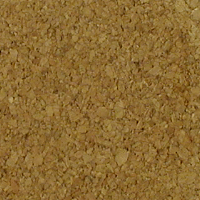
#> input picture datasets/kth/cork_all/16a-scale_10_im_12_col.png, 200 x 200 px; its folder holds only this picture in this run
$ jupyter execute --allow-errors kth_dataset_example.ipynb
#> lines starting #> are read from the running program, lines starting #| are printed output that depends on the picture
### cupagp/classifier.py
import copy
import random
import time
from typing import List

import numpy as np

from .program import Program
from .eval_cpu import CPUEvaluator


class BinaryClassifier:
    def __init__(self, train_set: np.ndarray, train_label: np.ndarray, valid_set=None, valid_label=None,
                 test_set=None, test_label=None, population_size=500, init_method='ramped_half_and_half',
                 init_depth=(3, 6), max_program_depth=8, generations=50, elist_size=5, tournament_size=7,
                 crossover_prob=0.8, mutation_prob=0.19, device='py_cuda', cu_arch=None, cu_code=None,
                 eval_batch=10, thread_per_block=128):
        """
        Args:
            train_set        : dataset for training
            train_label      : label set for training
            valid_set        : dataset for validation
            valid_label      : label set for validation
            test_set         : dataset for testing
            test_label       : label set for testing
            population_size  : population size
            init_method      : 'full', 'grow', of 'ramped_half_and_half'
            init_depth       : the initial depth of the program
            max_program_depth: max program depth in the population, perform hoist mutation if program exceeds this
            generations      : evolution times
            elist_size       : the first 'elist_size' good individuals go directly to the next generation
            tournament_size  : tournament size while performing tournament selection
            crossover_prob   : crossover probability
            mutation_prob    : mutation probability
            device           : the cuda_device on which executes fitness evaluation
            cu_arch          : [effective if using py_cuda] cuda arch used in: nvcc -o -arch=compute_75
            cu_code          : [effective if using py_cuda] cuda code used in: nvcc -o -code=sm_75
            eval_batch       : the number of program to evaluate simultaneously, valid when eval_method='population'
            thread_per_block : blockDim.x
        """
        if len(train_set) != len(train_label):
            raise RuntimeError('The length of train set is not equal to the length of the train label set.')

        if valid_set is not None and valid_label is not None and len(valid_set) != len(valid_label):
            raise RuntimeError('The length of validation set is not equal to the length of the validation label set.')

        if test_set is not None and test_label is not None and len(test_set) != len(test_label):
            raise RuntimeError('The length of test set is not equal to the length of the test label set.')

        if init_method not in ['full', 'grow', 'ramped_half_and_half']:
            raise RuntimeError('Argument "init_method" must be "full" or "grow" or "ramped_half_and_half".')

        if device not in ['py_cuda', 'numba_cuda', 'cupy', 'cpu']:
            raise RuntimeError('Argument "device" must be "py_cuda" or "numba_cuda" or "cupy" or "cpu".')

        self.train_set = train_set
        self.train_label = train_label
        self.valid_set = valid_set
        self.valid_label = valid_label
        self.test_set = test_set
        self.test_label = test_label
        self.data_size = len(train_set)
        self.img_h = len(train_set[0])
        self.img_w = len(train_set[0][0])
        self.population_size = population_size
        self.init_method = init_method
        self.init_depth = init_depth
        self.max_program_depth = max_program_depth
        self.generations = generations
        self.elist_size = elist_size
        self.tournament_size = tournament_size
        self.crossover_prob = crossover_prob
        self.mutation_prob = mutation_prob
        self.device = device
        self.cu_arch = cu_arch
        self.cu_code = cu_code
        self.eval_batch = eval_batch
        self.thread_per_block = thread_per_block
        self.cuda_kernel_time = 0

        # program evaluator
        self.evaluator = self._get_evaluator(self.train_set, self.train_label, is_for_train=True)

        if self.valid_set is not None:
            self.valid_evaluator = self._get_evaluator(self.valid_set, self.valid_label, is_for_train=False)

        if self.test_set is not None:
            self.test_evaluator = self._get_evaluator(self.test_set, self.test_label, is_for_train=False)

        # population properties
        self.population: List[Program] = []
        self.best_program: Program = ...  # the best program in current generation
        self.best_program_in_each_gen: List[Program] = []
        self.best_fitness: float = ...
        self.best_test_program: Program = ...

        # performance
        self.fitness_evaluation_time = 0
        self.training_time = 0

    # [151 lines left out: functions _get_evaluator, _shuffle_dataset_and_label, population_init, tournament_selection, mutation, _update_generation_properties and 3 more, not called in this run]

### example/kth_dataset_example.ipynb
[cell 1]
from PIL import Image
import os

import sys

sys.path.append('../')
from cupagp.classifier import BinaryClassifier
import numpy as np

Load dataset and label set from file.

[cell 2]
IH = 128
IW = 128

data = np.array([])
label = np.array([])

# load 'cork' as label '1'
for root, ds, fs in os.walk('../datasets/kth/cork_all/'):
    for f in fs:
        # read image and convert it to ndarray type
        image = Image.open('../datasets/kth/cork_all/' + f).convert('L')
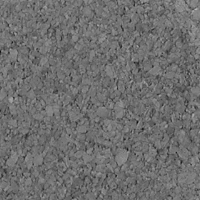
#> image: PIL image 200x200 L; min 14, max 186, mean 110.4
        image = image.resize((IH, IW))
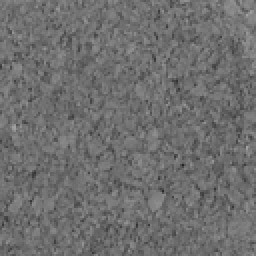
#> image: PIL image 128x128 L (shown 2 times larger); min 35, max 163, mean 110.4
        image_arr = np.array(image).astype(float)
        # add to data and label
        data = np.append(data, image_arr)
#> data = 16384 values, max 163 at index 8071, min 35 at index 10587, mean 110.4
        label = np.append(label, [1])

# load 'brown bread' as label '0'
for root, ds, fs in os.walk('../datasets/kth/brown_bread_all/'):
    for f in fs:
        # read image and convert it to ndarray type
        image = Image.open('../datasets/kth/brown_bread_all/' + f).convert('L')
        image = image.resize((IH, IW))
        image_arr = np.array(image).astype(float)
        # add to data and label
        data = np.append(data, image_arr)
        label = np.append(label, [0])

data = data.reshape(-1, IH, IW)
print(f'data shape: {data.shape}; label shape: {label.shape}')
#| data shape: (1, 128, 128); label shape: (1,)

Shuffle dataset and label.

[cell 3]
# shuffle
data_label = list(zip(data, label))
#> data_label = 1 item
np.random.shuffle(data_label)
data, label = zip(*data_label)
#> label = (1,)
data, label = np.array(data), np.array(label)
#> label = [1]

# show 8 figures
from matplotlib import pyplot as plt

#> (the rest of this cell did not finish here and is left out)

Split train set and test set.

[cell 4]
size = len(data)
#> size = 1
train_size = size // 4 * 3
#> train_size = 0
train_data, train_label, test_data, test_label = data[:train_size], label[:train_size], \
                                                 data[train_size:], label[train_size:]
#> train_data = empty array; train_label = empty array; test_label = [1]

size = len(test_data) // 2
#> size = 0
valid_data, valid_label = test_data[:size], test_label[:size]
#> valid_data = empty array; valid_label = empty array
test_data, test_label = test_data[size:], test_label[size:]
print(f'train data shape: {train_data.shape}; valid data shape: {valid_data.shape}; test data shape: {test_data.shape}')
#| train data shape: (0, 128, 128); valid data shape: (0, 128, 128); test data shape: (1, 128, 128)

Create a binary classifier and send train_data, train_label, test_data, test_label to it.
This cell uses 'py_cuda' as cuda backend.
The arg 'eval_batch' is set to 20 to avoid memory allocate failed on the GPU.

[cell 5]
device = 'py_cuda'
eval_batch = 20

# if the two following args are set to None, the nvcc will automatically select one for compiling
# this might have mistakes, so you can specify these two args
# such as: cuda_arch = 'compute_75'; cuda_code = 'sm_75'
cuda_arch = None
cuda_code = None


#> (the rest of this cell did not finish here and is left out)

#> in __init__, `self.test_label = test_label`: self.test_label = [1]
#> in __init__, `self.data_size = len(train_set)`: self.data_size = 0

$ run again, on datasets/kth/cork_all/16a-scale_2_im_6_col.png
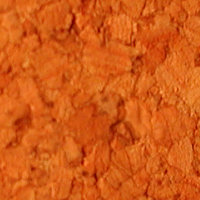
#> input picture datasets/kth/cork_all/16a-scale_2_im_6_col.png, 200 x 200 px
#> `image = Image.open('../datasets/kth/cork_all/' + f).convert('L')`:
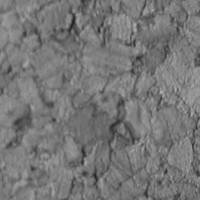
#> image: PIL image 200x200 L; min 32, max 181, mean 118.9
#> data = 16384 values, max 173 at index 7527, min 39 at index 1966, mean 118.9
#| data shape: (1, 128, 128); label shape: (1,)
#> data_label = 1 item
#> `data, label = zip(*data_label)`: label = (1,)
#> `data, label = np.array(data), np.array(label)`: label = [1]
#> `size = len(data)`: size = 1
#> train_size = 0
#> train_data = empty array; test_label = [1]
#> `size = len(test_data) // 2`: size = 0
#> valid_data = empty array
#| train data shape: (0, 128, 128); valid data shape: (0, 128, 128); test data shape: (1, 128, 128)
#> self.test_label = [1]
#> self.data_size = 0

$ run again, on datasets/kth/cork_all/16a-scale_2_im_8_col.png
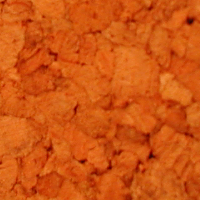
#> input picture datasets/kth/cork_all/16a-scale_2_im_8_col.png, 200 x 200 px
#> `image = Image.open('../datasets/kth/cork_all/' + f).convert('L')`:
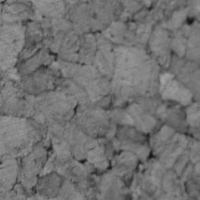
#> image: PIL image 200x200 L; min 17, max 165, mean 114.3
#> data = 16384 values, max 162 at index 6632, min 22 at index 1786, mean 114.3
#| data shape: (1, 128, 128); label shape: (1,)
#> data_label = 1 item
#> `data, label = zip(*data_label)`: label = (1,)
#> `data, label = np.array(data), np.array(label)`: label = [1]
#> `size = len(data)`: size = 1
#> train_size = 0
#> train_data = empty array; test_label = [1]
#> `size = len(test_data) // 2`: size = 0
#> valid_data = empty array
#| train data shape: (0, 128, 128); valid data shape: (0, 128, 128); test data shape: (1, 128, 128)
#> self.test_label = [1]
#> self.data_size = 0

$ run again, on datasets/kth/cork_all/16a-scale_3_im_11_col.png
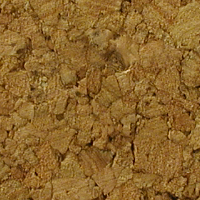
#> input picture datasets/kth/cork_all/16a-scale_3_im_11_col.png, 200 x 200 px
#> `image = Image.open('../datasets/kth/cork_all/' + f).convert('L')`:
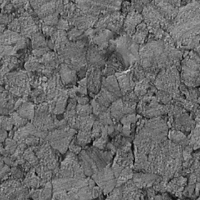
#> image: PIL image 200x200 L; min 7, max 215, mean 107.1
#> `image = image.resize((IH, IW))`:
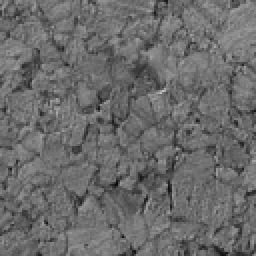
#> image: PIL image 128x128 L (shown 2 times larger); min 10, max 193, mean 107.1
#> data = 16384 values, max 193 at index 5841, min 10 at index 11706, mean 107.1
#| data shape: (1, 128, 128); label shape: (1,)
#> data_label = 1 item
#> `data, label = zip(*data_label)`: label = (1,)
#> `data, label = np.array(data), np.array(label)`: label = [1]
#> `size = len(data)`: size = 1
#> train_size = 0
#> train_data = empty array; test_label = [1]
#> `size = len(test_data) // 2`: size = 0
#> valid_data = empty array
#| train data shape: (0, 128, 128); valid data shape: (0, 128, 128); test data shape: (1, 128, 128)
#> self.test_label = [1]
#> self.data_size = 0

$ run again, on datasets/kth/cork_all/16a-scale_10_im_3_col.png
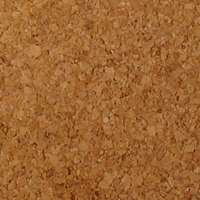
#> input picture datasets/kth/cork_all/16a-scale_10_im_3_col.png, 200 x 200 px
#> `image = Image.open('../datasets/kth/cork_all/' + f).convert('L')`:
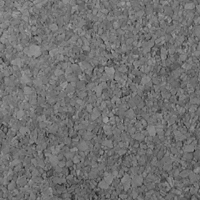
#> image: PIL image 200x200 L; min 29, max 171, mean 112.6
#> `image = image.resize((IH, IW))`:
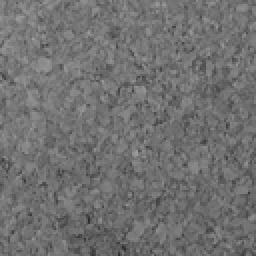
#> image: PIL image 128x128 L (shown 2 times larger); min 43, max 160, mean 112.6
#> data = 16384 values, max 160 at index 2448, min 43 at index 15805, mean 112.6
#| data shape: (1, 128, 128); label shape: (1,)
#> data_label = 1 item
#> `data, label = zip(*data_label)`: label = (1,)
#> `data, label = np.array(data), np.array(label)`: label = [1]
#> `size = len(data)`: size = 1
#> train_size = 0
#> train_data = empty array; test_label = [1]
#> `size = len(test_data) // 2`: size = 0
#> valid_data = empty array
#| train data shape: (0, 128, 128); valid data shape: (0, 128, 128); test data shape: (1, 128, 128)
#> self.test_label = [1]
#> self.data_size = 0
